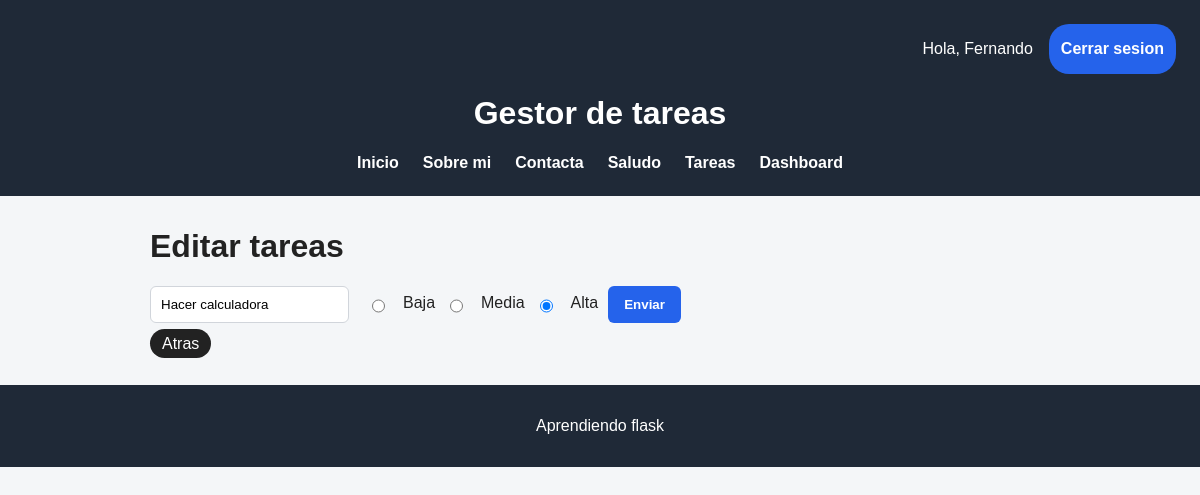
The app's page /editar/3 (signed in), older data.
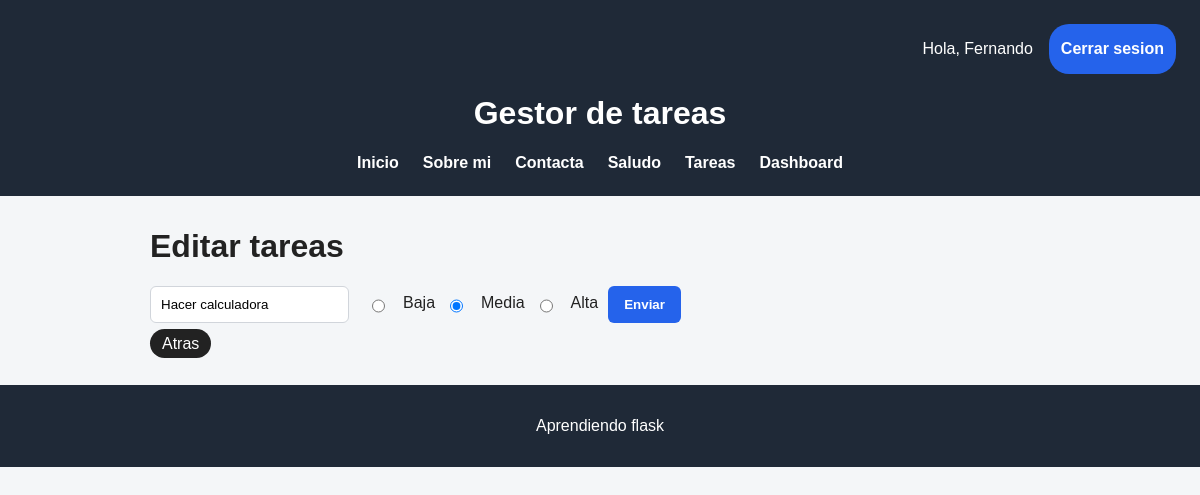
The same page, newer data.
### app/models/models.py (models this page shows)
class Tareas_db(db.Model):
    __tablename__ = "task"
    id = db.Column(db.Integer, primary_key=True)
    tarea = db.Column(db.String(100), nullable=False)
    completada = db.Column(db.Boolean, default=False)
    usuario_id = db.Column(db.Integer, db.ForeignKey("users.id"))
    fecha_creacion = db.Column(db.DateTime, default=datetime.now)
    prioridad = db.Column(db.String(20), default="Media")

### app/routes/tareas_routes.py (the view)
@tareas_bp.route("/editar/<int:id>", methods=["GET", "POST"])
def editar(id):
    tarea = buscar_tarea(id)
    if tarea is None:
        return redirect(url_for("tareas.gestionar_tareas"))
    if request.method == "POST":
        nuevo_texto = request.form["tarea"].strip()
        nueva_prioridad = request.form["prioridad"]
        if nuevo_texto:
            tarea.tarea = nuevo_texto
            tarea.prioridad = nueva_prioridad
            db.session.commit()
            flash("Tarea actualizada correctamente")
            return redirect(url_for("tareas.gestionar_tareas"))
        else:
            flash("La tarea no se pudo crear", "error")
            return redirect(url_for("tareas.gestionar_tareas"))
    elif request.method == "GET":
        return render_template("editar.html", tarea=tarea)

### app/utils/helpers.py (called while the page is built)
def buscar_tarea(id):
    tarea = Tareas_db.query.filter_by(id=id, usuario_id=session["usuario_id"]).first()
    if tarea is None:
        flash("No existe la tarea", "Error")
        return None
    return tarea

### templates/editar.html
{% extends "base.html" %}
{% block contenido %}
<h1>Editar tareas</h1>
<form method="POST">
    <input type="text" name="tarea" value="{{ tarea.tarea }}">
    <input type="radio" id="baja" name="prioridad" value="baja" {% if tarea.prioridad=="baja" %} checked {% endif %}>
    <label for="baja">Baja</label>
    <input type="radio" id="media" name="prioridad" value="media" {% if tarea.prioridad=="media" %} checked {% endif %}>
    <label for="media">Media</label>
    <input type="radio" id="alta" name="prioridad" value="alta" {% if tarea.prioridad=="alta" %} checked {% endif %}>
    <label for="alta">Alta</label>
    <button type="submit">Enviar</button>
</form>
<a href="/tareas" class="atras">Atras</a>
{% endblock %}

Row changes from the older to the newer data that the page shows:
changed Tareas_db "Hacer calculadora": prioridad "☐ Media" → "☑ Media"; prioridad "☑ Alta" → "☐ Alta"
